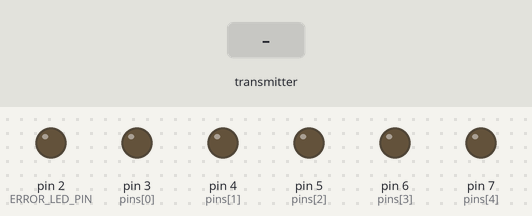
A sketch run on a simulated Arduino Uno, built with avr-gcc and run on an emulated ATmega328P. Shown: output pins drawn as LEDs (lit = HIGH). The inputs (shaded band) are chosen by the test bench. No radio packets arrive unless stated; pins used as bus, display or sensor lines are not drawn; what the sketch prints to the serial monitor is not drawn.

Above: at 0.1 s.
At 1.2 s:
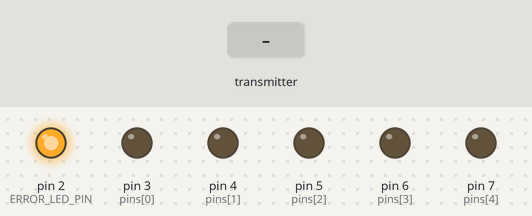
1.3 s: the transmitter starts sending sw1 = 0
Timing chart, 0 to 4.3 s (numbered marks = the images above; inputs shaded):
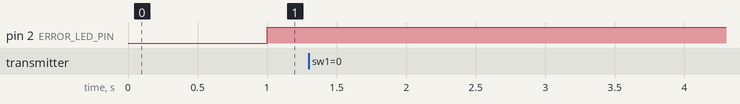

The sketch:

TX-RX_Atmega.ino
```cpp
#include <nRF24L01.h>
#include <printf.h>
#include <RF24.h>
#include <RF24_config.h>
#include <SPI.h>

//#define DEBUG
//#define AS_TRANSMITTER
#define AS_RECEIVER

#if defined(AS_TRANSMITTER) && defined(AS_RECEIVER)
  #error Can't be both transmitter and receiver
#endif

#define NODE0_ADDRESS "00001" //0xd2f0f0f0f0
#define NODE1_ADDRESS "00002" //0xe1f0f0f0f0
#define CHANNEL 0x60
#define CSN_PIN 10
#define CE_PIN 8
#define ERROR_LED_PIN 2


RF24 radio(CE_PIN, CSN_PIN);  // using pin 7 for the CE pin, and pin 8 for the CSN pin
long timerLED = 0;
long timerPacket = 0;

#ifdef AS_TRANSMITTER
  uint8_t READING_PIPE[] = {NODE1_ADDRESS}; //leggo dal canale del nodo 1
  uint8_t WRITING_PIPE[] = {NODE0_ADDRESS}; //scrivo sul mio canale
#else
  uint8_t READING_PIPE[] = {NODE0_ADDRESS}; //leggo dal canale del nodo 0
  uint8_t WRITING_PIPE[] = {NODE1_ADDRESS}; //scrivo sul mio canale

#endif

uint8_t pins[] = {3,4,5,6,7};
boolean dataAvailable = false;
boolean serialIsAvailable = false;


typedef struct payloadPacket
{
  uint8_t sw1;
  uint8_t sw2;
  uint8_t sw3;
  uint8_t sw4;
  uint8_t status;

} Packet;

Packet packet;


void setup()
{
  SPI.begin();
  Serial.begin(115200);

  serialIsAvailable = Serial;

  #ifdef AS_TRANSMITTER
    Serial.println(F("working as transmitter"));

    for(int i = 0; i < (int)sizeof(pins)/sizeof(pins[0]); i++)
      pinMode(pins[i], INPUT);

  #else
    Serial.println(F("working as receiver"));

    for(int i = 0; i < (int)sizeof(pins)/sizeof(pins[0]); i++) {
      pinMode(pins[i], OUTPUT);
      digitalWrite(pins[i], LOW);
    }

    pinMode(ERROR_LED_PIN, OUTPUT);
    digitalWrite(ERROR_LED_PIN, LOW);
  #endif


  #ifdef DEBUG
    while (!Serial);

    if (!radio.begin()) {
      Serial.println(F("radio hardware is not responding!!"));
      while (1) {}  // hold in infinite loop
    }
    Serial.print(F("READING_PIPE: "));
    Serial.println((long)READING_PIPE, HEX);
    Serial.print(F("WRITING_PIPE: "));
    Serial.println((long)WRITING_PIPE, HEX);
  #else
    if (!radio.begin()) {
      if(serialIsAvailable)
        Serial.println(F("radio hardware is not responding!!"));
      while (1) {}  // hold in infinite loop
    }
  #endif

  radio.setPALevel(RF24_PA_MAX);              // RF24_PA_MAX is default.
  radio.setChannel(CHANNEL);                  // set the RF channel
  radio.setPayloadSize(sizeof(Packet));       // size of the payload
  radio.setAutoAck(true);                     // enable auto ack
  radio.enableAckPayload();                   // enable ack payload
  radio.setDataRate(RF24_1MBPS);              // set the data rate
  radio.setRetries(0, 15);                    // set the retry counts

  #ifdef AS_RECEIVER
    //radio.maskIRQ(1,1,0);                     // data ready interrupt
    //attachInterrupt(digitalPinToInterrupt(2), getPacketIRQ, RISING);
  #endif

  radio.openWritingPipe(WRITING_PIPE);        // always uses pipe 0
  radio.openReadingPipe(1, READING_PIPE);     // using pipe != 0

  #ifdef AS_TRANSMITTER
    radio.stopListening();    // put radio in TX mode
  #else
    radio.startListening();   // put radio in RX mode
  #endif

  packet.status = 0;


  #ifdef DEBUG
    printf_begin();             // needed only once for printing details
    radio.printDetails();       // (smaller) function that prints raw register values
    radio.printPrettyDetails(); // (larger) function that prints human readable data
  #endif


}

void loop()
{
  #ifdef AS_TRANSMITTER

    if(millis() - timerPacket >=  30) {
      timerPacket = millis();

      uint8_t *p = (uint8_t *) &packet;
      for(int i = 0; i < (int)sizeof(pins)/sizeof(pins[0]); i++)
        p[i] = digitalRead(pins[i]);

      if(millis() - timerLED >=  200) {
        timerLED = millis();

        if(packet.status == 0)
          packet.status = 1;
        else
          packet.status = 0;
      }


      unsigned long start_timer = micros();                // start the timer
      bool report = radio.write(&packet, sizeof(packet));  // transmit & save the report
      unsigned long end_timer = micros();

      #ifdef DEBUG
        if (report) {
          Serial.print(F("Transmission successful! "));  // payload was delivered
          Serial.print(F("Time to transmit = "));
          Serial.print(end_timer - start_timer);        // print the timer result
          Serial.print(F(" us. Sent: "));

          for(int i = 0; i < (int)sizeof(pins)/sizeof(pins[0]); i++) {
            Serial.print(p[i]);
            Serial.print(F(" "));
          }
          Serial.println();
      }
      else {
        Serial.println(F("Transmission failed or timed out"));  // payload was not delivered
        Serial.print(F("Time to transmit = "));
        Serial.print(end_timer - start_timer);        // print the timer result
        Serial.print(F(" us."));
        Serial.println();
      }
      #endif
    }
  #else

    uint8_t pipe;
    dataAvailable = false;
    // is there a payload? get the pipe number that recieved it
    if (radio.available(&pipe))
    {
      timerPacket = millis(); //mi salvo il momento in cui ho ricevuto l'ultimo pacchetto
      uint8_t *p = (uint8_t *) &packet;
      uint8_t bytes = radio.getPayloadSize();  // get the size of the payload
      radio.read(&packet, bytes);             // fetch payload from FIFO

      for(int i = 0; i < (int)sizeof(pins)/sizeof(pins[0]); i++) {
        digitalWrite(pins[i], p[i]);
      }
      digitalWrite(ERROR_LED_PIN, LOW);

      #ifdef DEBUG
        Serial.print(F("Received "));
        Serial.print(bytes);  // print the size of the payload
        Serial.print(F(" bytes on pipe "));
        Serial.print(pipe);  // print the pipe number
        Serial.print(F(": "));

        for(int i = 0; i < (int)sizeof(pins)/sizeof(pins[0]); i++) {
          Serial.print(p[i]);
          Serial.print(F(" "));
        }
        Serial.println();
      #endif
    }
    //se è passato un secondo dall'umtimo pacchetto
    //spengo tutto e attivo il LED di errore
    else if(millis() - timerPacket >= 1000 )
    {
      for(int i = 0; i < (int)sizeof(pins)/sizeof(pins[0]); i++) {
        digitalWrite(pins[i], LOW);
      }
      digitalWrite(ERROR_LED_PIN, HIGH);
      delay(100);
    }
  }
#endif


#ifdef AS_RECEIVER
  void getPacketIRQ() {
    dataAvailable = true;
  }
#endif
```
